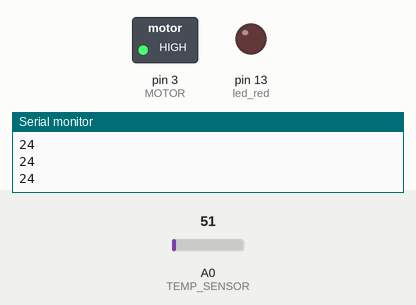
Recording of a sketch running on a simulated Arduino Uno, built with avr-gcc and run on an emulated ATmega328P. Shown: switched loads named in the sketch (green lamp = pin HIGH), output pins drawn as LEDs (lit = HIGH), the last lines printed to the serial monitor. The inputs (shaded band) are chosen by the test bench; at power-on: A0 (TEMP_SENSOR) = 51.

Above: at 1.3 s.
1.4 s: A0 (TEMP_SENSOR) set to 69
At 2.7 s:
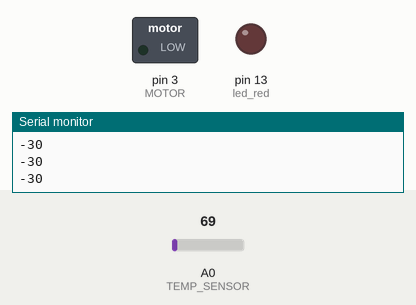
3.0 s: A0 (TEMP_SENSOR) set to 61
At 4.0 s:
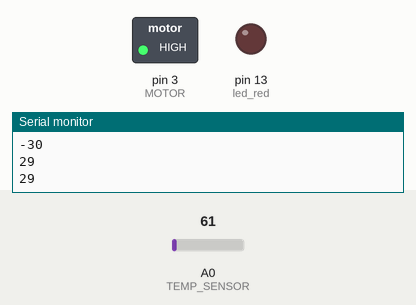
4.5 s: A0 (TEMP_SENSOR) set to 71
At 5.1 s:
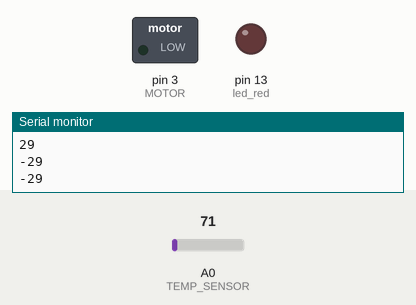
Timing chart, 0 to 7.5 s (numbered marks = the images above; inputs shaded):
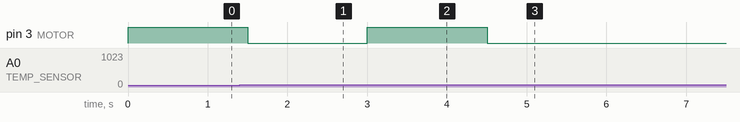

The sketch:

Proyecto_termometro.ino
```cpp
#define TEMP_SENSOR 0
#define MOTOR  3

const int led_red = 13;
const int ledDesconocido = 0;
void setup() {
  // put your setup code here, to run once:
  pinMode(MOTOR, OUTPUT);
  pinMode(led_red, OUTPUT);
  pinMode(ledDesconocido, OUTPUT);
  Serial.begin(9600);
  while (! Serial);
  Serial.println("Speed 0 to 255");
}
int signalVoltage, celsiusTemp;
void loop() {
  // put your main code here, to run repeatedly:
  signalVoltage = analogRead(TEMP_SENSOR);
  celsiusTemp = (5 * signalVoltage * 100) /1024;
  Serial.println(celsiusTemp);

  if (celsiusTemp > 22){
    analogWrite(MOTOR, 255);
  }else{
    analogWrite(MOTOR, 0);
  }
   delay(500);
}
```

Measured:
- the behaviour switches between 65 and 66 on A0 (TEMP_SENSOR) (found by bisection; images 0 and 1)
- after the input at 1.4 s, pin 3 (MOTOR): HIGH → LOW after 0.10 s
- after the input at 3.0 s, pin 3 (MOTOR): LOW → HIGH at once
- after the input at 4.5 s, pin 3 (MOTOR): HIGH → LOW at once
